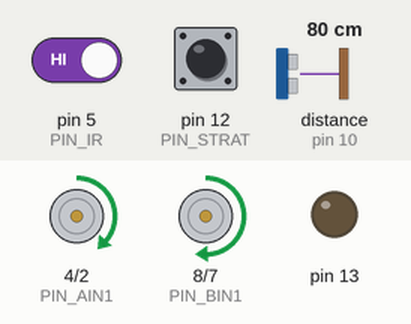
Bench run of a sketch on a simulated Arduino Uno, built with avr-gcc and run on an emulated ATmega328P. Parts: motor-driver pin pairs drawn as motors (green arrow = first pin HIGH = forward, orange = second pin HIGH = backward, longer = more drive, scaled by the enable pin), output pins drawn as LEDs (lit = HIGH). Wiring (inferred from the names in the program): ultrasonic range finder: trigger pin 6; echo pin 10. The inputs (shaded band) are chosen by the test bench; at power-on: distance to the obstacle (sensor on pin 10) 80 cm, pin 5 (PIN_IR) HIGH, pin 12 (PIN_STRAT) HIGH. The echo pulse lasts 58.3 µs per cm; pins used as bus, display or sensor lines are not drawn.

Above: at 6.1 s.
6.3 s: distance to the obstacle (sensor on pin 10) set to 46 cm
At 6.56 s:
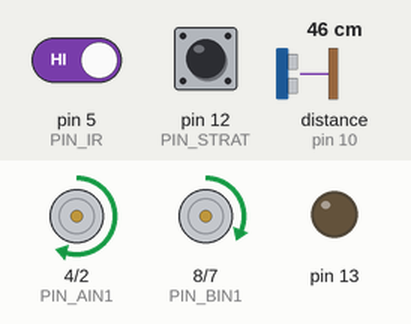
9.3 s: distance to the obstacle (sensor on pin 10) set to 38 cm
At 9.7 s:
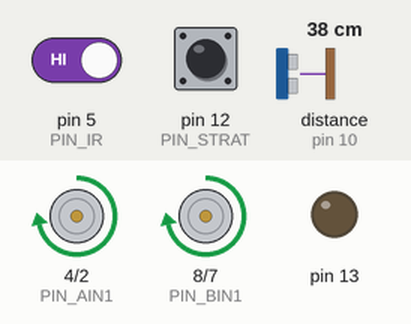
10.8 s: pin 5 (PIN_IR) driven LOW
At 11.7 s:
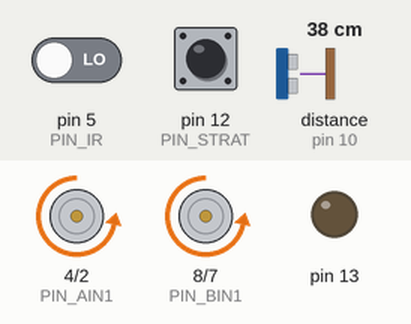
At 12.6 s:
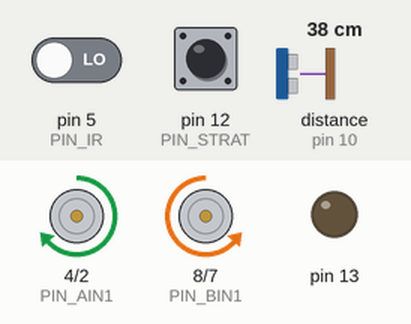
13.8 s: pin 5 (PIN_IR) driven HIGH
15.7 s: distance to the obstacle (sensor on pin 10) set to 5 cm
17.6 s: distance to the obstacle (sensor on pin 10) set to 3 cm
Timing chart, 0 to 21.6 s (numbered marks = the images above; inputs shaded):
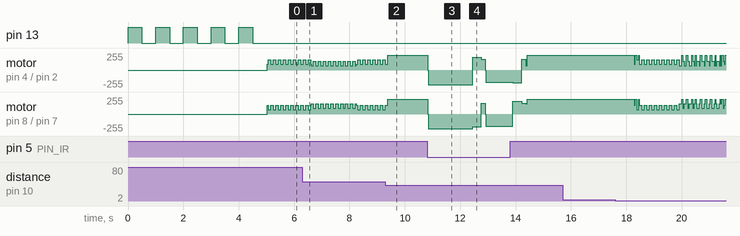

The sketch:

tactic1.ino
```cpp
/**
 * FEATURES:
 * 1. 5-Second Mandatory Delay (Rule Compliant)
 * 2. Dual Strategy: SAFE (Default) vs AGGRESSIVE (Jumper on Pin 12)
 * 3. Predator Hunt: "Wiggle Cruise" instead of spinning
 * 4. Smart Edge Escape: Reverses until safe (Sensor-based)
 * 5. Attack Lock: Keeps charging if target is briefly lost
 */

// IMPORTANT: Your wiring is SWAPPED vs default:
//   LEFT wheel  -> B channel (BIN1/BIN2/PWMB)
//   RIGHT wheel -> A channel (AIN1/AIN2/PWMA)
//
// We keep the *function names* motorLeft/motorRight the same,
// but map their pins to match your physical robot.

// LEFT WHEEL (physically on B channel)
const int PIN_PWMA = 3;   // LEFT speed  (Driver PWMB)
const int PIN_AIN1 = 4;   // LEFT dir    (Driver BIN1)
const int PIN_AIN2 = 2;   // LEFT dir    (Driver BIN2)

// RIGHT WHEEL (physically on A channel)
const int PIN_PWMB = 9;   // RIGHT speed (Driver PWMA)
const int PIN_BIN1 = 8;   // RIGHT dir   (Driver AIN1)
const int PIN_BIN2 = 7;   // RIGHT dir   (Driver AIN2)

// Ultrasonic Sensor
const int PIN_TRIG = 6;   // white wire
const int PIN_ECHO = 10;  // orange/yellow wire

// IR Sensor (Downward center)
const int PIN_IR = 5;   // Black=1, White=0

// Strategy Selector (Jumper Wire)
const int PIN_STRAT = 12; // GND = Aggressive, Open = Safe

// Motor Direction Correction (Set true if wheel spins backwards)
bool INVERT_LEFT  = false;
bool INVERT_RIGHT = false;

// --- 2. TUNING PARAMETERS ---
struct Params {
  int spdCruise;    // Hunting speed
  int spdScanTurn;  // Wiggle intensity
  int spdApproach;  // Stalking speed
  int spdCharge;    // Kill speed
  int spdReverse;   // Escape speed
  int spdPivot;     // Turn speed
  int detectFar;    // Distance to start Stalking (cm)
  int chargeNear;   // Distance to start Charging (cm)
  int confEnter;    // Pings needed to confirm target
  int lockMs;       // Duration to keep charging after losing target
};

// SAFE PROFILE - Careful, validates targets
Params P_SAFE = { 120, 35, 165, 220, 180, 190, 40, 28, 3, 260 };

// AGGRESSIVE PROFILE - Fast, impulsive
Params P_AGG  = { 140, 45, 190, 255, 255, 210, 40, 20, 2, 350 };

Params P; // Active profile

// --- 3. STATE VARIABLES ---
enum Mode { MODE_EDGE, MODE_HUNT, MODE_APPROACH, MODE_CHARGE };
Mode mode = MODE_HUNT;

unsigned long tLast = 0;
unsigned long attackLockUntil = 0;
unsigned long tHuntFlip = 0;
int targetConf = 0;

bool edgeTurnRight = true;   // Alternates left/right escape
bool huntCurveRight = true;  // Alternates left/right cruise curve

const int IR_BLACK = 1;
const int IR_WHITE = 0;

// --- 4. MOTOR FUNCTIONS ---
void motorLeft(int speed) {
  if (INVERT_LEFT) speed = -speed;
  speed = constrain(speed, -255, 255);

  if (speed == 0) {
    digitalWrite(PIN_AIN1, LOW);
    digitalWrite(PIN_AIN2, LOW);
    analogWrite(PIN_PWMA, 0);
  } else if (speed > 0) {
    digitalWrite(PIN_AIN1, HIGH);
    digitalWrite(PIN_AIN2, LOW);
    analogWrite(PIN_PWMA, speed);
  } else {
    digitalWrite(PIN_AIN1, LOW);
    digitalWrite(PIN_AIN2, HIGH);
    analogWrite(PIN_PWMA, -speed);
  }
}

void motorRight(int speed) {
  if (INVERT_RIGHT) speed = -speed;
  speed = constrain(speed, -255, 255);

  if (speed == 0) {
    digitalWrite(PIN_BIN1, LOW);
    digitalWrite(PIN_BIN2, LOW);
    analogWrite(PIN_PWMB, 0);
  } else if (speed > 0) {
    digitalWrite(PIN_BIN1, HIGH);
    digitalWrite(PIN_BIN2, LOW);
    analogWrite(PIN_PWMB, speed);
  } else {
    digitalWrite(PIN_BIN1, LOW);
    digitalWrite(PIN_BIN2, HIGH);
    analogWrite(PIN_PWMB, -speed);
  }
}

void driveLR(int left, int right) {
  motorLeft(left);
  motorRight(right);
}

void stopMotors() {
  driveLR(0, 0);
}

// --- 5. SENSOR FUNCTIONS ---
int readIR() {
  return digitalRead(PIN_IR);
}

int readUltrasonicCM() {
  digitalWrite(PIN_TRIG, LOW);
  delayMicroseconds(2);
  digitalWrite(PIN_TRIG, HIGH);
  delayMicroseconds(10);
  digitalWrite(PIN_TRIG, LOW);

  unsigned long dur = pulseIn(PIN_ECHO, HIGH, 25000);
  if (dur == 0) return 0;
  return (int)(dur / 58UL);
}

// --- 6. BEHAVIORS ---

void doEdgeRecover() {
  stopMotors();
  delay(20);

  driveLR(-P.spdReverse, -P.spdReverse);
  long t_start = millis();

  // Reverse while WHITE; stop when BLACK or timeout
  while (readIR() != IR_BLACK && (millis() - t_start < 1500)) {
    // keep reversing
  }

  delay(100);

  if (edgeTurnRight) driveLR(P.spdPivot, -P.spdPivot);
  else               driveLR(-P.spdPivot, P.spdPivot);

  delay(320);
  edgeTurnRight = !edgeTurnRight;

  driveLR(P.spdApproach, P.spdApproach);
  delay(140);

  targetConf = 0;
  attackLockUntil = 0;
  mode = MODE_HUNT;
}

void doHunt() {
  if (millis() - tHuntFlip > 1600UL) {
    tHuntFlip = millis();
    huntCurveRight = !huntCurveRight;
  }

  int wiggle = (int)((millis() / 90) % 2 == 0 ? P.spdScanTurn : -P.spdScanTurn);
  int baseL = P.spdCruise;
  int baseR = P.spdCruise;

  if (huntCurveRight) baseR -= 20;
  else baseL -= 20;

  driveLR(baseL + wiggle, baseR - wiggle);
}

void doApproach() {
  int wiggle = (int)((millis() / 70) % 2 == 0 ? (P.spdScanTurn + 20) : -(P.spdScanTurn + 20));
  driveLR(P.spdApproach + wiggle, P.spdApproach - wiggle);
}

void doCharge() {
  driveLR(P.spdCharge, P.spdCharge);
}

// --- 7. SETUP & LOOP ---
void setup() {
  Serial.begin(9600);

  pinMode(PIN_STRAT, INPUT_PULLUP);
  P = (digitalRead(PIN_STRAT) == LOW) ? P_AGG : P_SAFE;

  pinMode(PIN_PWMA, OUTPUT);
  pinMode(PIN_AIN1, OUTPUT);
  pinMode(PIN_AIN2, OUTPUT);

  pinMode(PIN_PWMB, OUTPUT);
  pinMode(PIN_BIN1, OUTPUT);
  pinMode(PIN_BIN2, OUTPUT);

  pinMode(PIN_TRIG, OUTPUT);
  pinMode(PIN_ECHO, INPUT);

  pinMode(PIN_IR, INPUT);
  stopMotors();

  // Mandatory 5-second delay (blink LED 13)
  pinMode(13, OUTPUT);
  for (int i = 0; i < 5; i++) {
    digitalWrite(13, HIGH); delay(500);
    digitalWrite(13, LOW);  delay(500);
  }

  tLast = millis();
  tHuntFlip = millis();
}

void loop() {
  if (millis() - tLast < 30) return;
  tLast = millis();

  // A. EDGE CHECK (priority)
  if (readIR() != IR_BLACK) {
    mode = MODE_EDGE;
  }

  // B. TARGET LOGIC
  if (mode != MODE_EDGE) {
    int cm = readUltrasonicCM();
    bool valid = (cm >= 3 && cm <= 80);
    bool inFar  = valid && (cm <= P.detectFar);
    bool inNear = valid && (cm <= P.chargeNear);

    if (inFar) targetConf = min(targetConf + 1, 10);
    else       targetConf = max(targetConf - 1, 0);

    if (inFar && targetConf >= P.confEnter) {
      attackLockUntil = millis() + P.lockMs;
    }

    if (inNear) mode = MODE_CHARGE;
    else if (millis() < attackLockUntil) mode = MODE_CHARGE;
    else if (targetConf >= P.confEnter) mode = MODE_APPROACH;
    else mode = MODE_HUNT;
  }

  // C. EXECUTE
  switch (mode) {
    case MODE_EDGE:     doEdgeRecover(); break;
    case MODE_HUNT:     doHunt();        break;
    case MODE_APPROACH: doApproach();    break;
    case MODE_CHARGE:   doCharge();      break;
  }
}
```

Measured:
- the behaviour switches between 42 and 41 cm on distance to the obstacle (sensor on pin 10) (found by bisection; images 1 and 2)
- after the input at 15.7 s, every drawn part: stays the same
